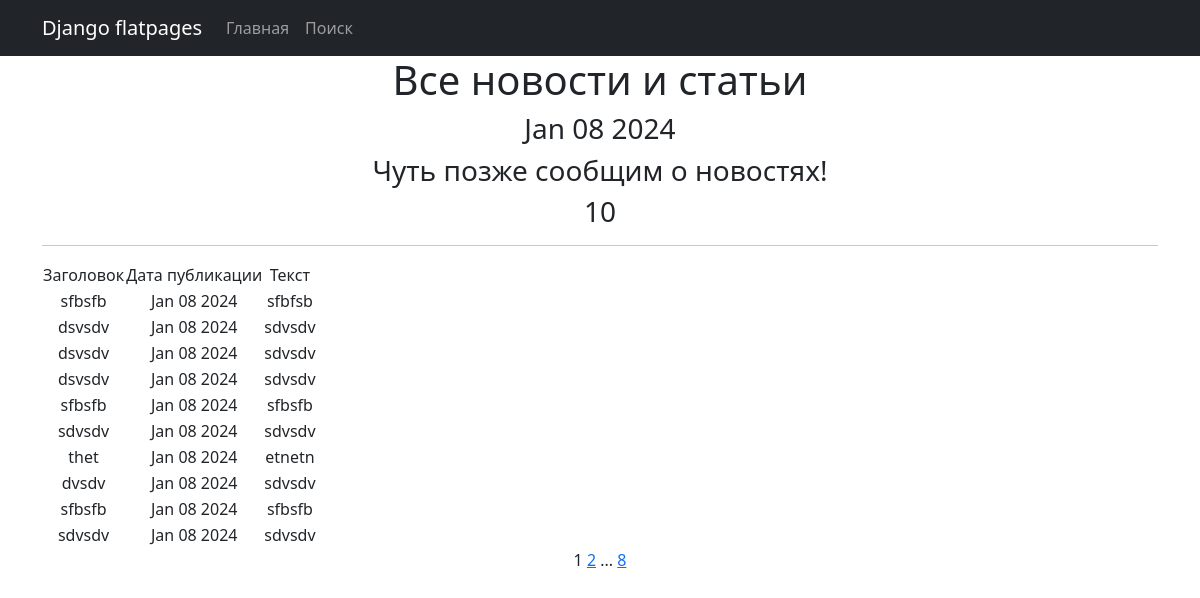
The page / on the database its author committed.
### news/models.py (models this page shows, shortened)
class Post(models.Model):
    author = models.ForeignKey(Author, on_delete=models.CASCADE)
    NEWS = 'Nw'
    ARTICLE = "Ar"
    CATEGORY_CHOICES = [
        (NEWS, 'Новости'),
        (ARTICLE, 'Статья')
    ]
    categoryType = models.CharField(max_length=16, choices=CATEGORY_CHOICES, default=ARTICLE)
    dateCreation = models.DateTimeField(auto_now_add=True)
    postCategory = models.ManyToManyField(Category, through='PostCategory')
    title1 = models.TextField(max_length=128)
    text = models.TextField()
    rating = models.SmallIntegerField(default=0)

### news/views.py (the view)
# urls.py: path('',ArticleNewsList.as_view(), name = 'global'),
class ArticleNewsList(ListView):
    model = Post
    ordering = '-dateCreation'
    template_name = 'flatpages/news.html'
    context_object_name = 'news'
    paginate_by = 10  # вот так мы можем указать количество записей на странице
    def get_context_data(self, **kwargs):
        context = super().get_context_data(**kwargs)
        context['time_now'] = datetime.utcnow()
        context['next_sale'] = None
        return context

### news/templatetags/f_filter.py (called while the page is built)
@register.filter()
def censor(text):
    text_list = text.split()
    bad_words = ['книга']
    censored_text_list = []
    for word in text_list:
        clean_word = ''.join(c for c in word if c not in string.punctuation)
        if clean_word.lower() in bad_words:
            censored_word = clean_word[0] + (len(clean_word) - 1) * '*'
            censored_text_list.append(word.replace(clean_word, censored_word))
        else:
            censored_text_list.append(word)
    return ' '.join(censored_text_list)

### templates/flatpages/news.html (shortened to what this page needs)
{% extends 'flatpages/default.html' %}
{% load f_filter %}
{% load tags %}
{% block content %}
   <h1>Все новости и статьи</h1>
   <h3>{{ time_now|date:'M d Y' }}</h3>
   <h3> {{ next_sale|default_if_none:"Чуть позже сообщим о новостях!" }} </h3>
    <h3>{{news|length}}</h3>
   <hr>
   {% if news %}
       <table>
           <tr>
               <td>Заголовок</td>
               <td>Дата публикации</td>
               <td>Текст</td>
           </tr>
           {% for news in news %}
           <tr>
               <td>{{ news.title1 }}</td>
               <td>{{ news.dateCreation|date:'M d Y' }}</td>
               <td>{{ news.text|truncatewords:20|censor }}</td>
           </tr>
           {% endfor %}
       </table>
   {% else %}
       <h2>Новостей нет!</h2>
   {% endif %}
   {{ page_obj.number }}
   {% if page_obj.has_next %}
       <a href="?page={{ page_obj.next_page_number }}">{{ page_obj.next_page_number }}</a>
       {% if paginator.num_pages != page_obj.next_page_number %}
           ...
           <a href="?page={{ page_obj.paginator.num_pages }}">{{ page_obj.paginator.num_pages }}</a>
       {% endif %}
   {% endif %}
{% endblock content %}

### rows shown on the page
Post: title1 "sfbsfb", dateCreation "Jan 08 2024", text|censor "sfbfsb"
Post: title1 "dsvsdv", dateCreation "Jan 08 2024", text|censor "sdvsdv"
Post: title1 "dsvsdv", dateCreation "Jan 08 2024", text|censor "sdvsdv"
Post: title1 "dsvsdv", dateCreation "Jan 08 2024", text|censor "sdvsdv"
Post: title1 "sfbsfb", dateCreation "Jan 08 2024", text|censor "sfbsfb"
Post: title1 "sdvsdv", dateCreation "Jan 08 2024", text|censor "sdvsdv"
Post: title1 "thet", dateCreation "Jan 08 2024", text|censor "etnetn"
Post: title1 "dvsdv", dateCreation "Jan 08 2024", text|censor "sdvsdv"
Post: title1 "sfbsfb", dateCreation "Jan 08 2024", text|censor "sfbsfb"
Post: title1 "sdvsdv", dateCreation "Jan 08 2024", text|censor "sdvsdv"

### other values the page prints
{{ time_now|date:'M d Y' }} "Jan 08 2024"
{{ next_sale|default_if_none:"Чуть позже сообщим о новостях!" }} "Чуть позже сообщим о новостях!"
{{ news|length }} "10"
{{ page_obj.number }} "1"
{{ page_obj.next_page_number }} "2"
{{ page_obj.paginator.num_pages }} "8"
